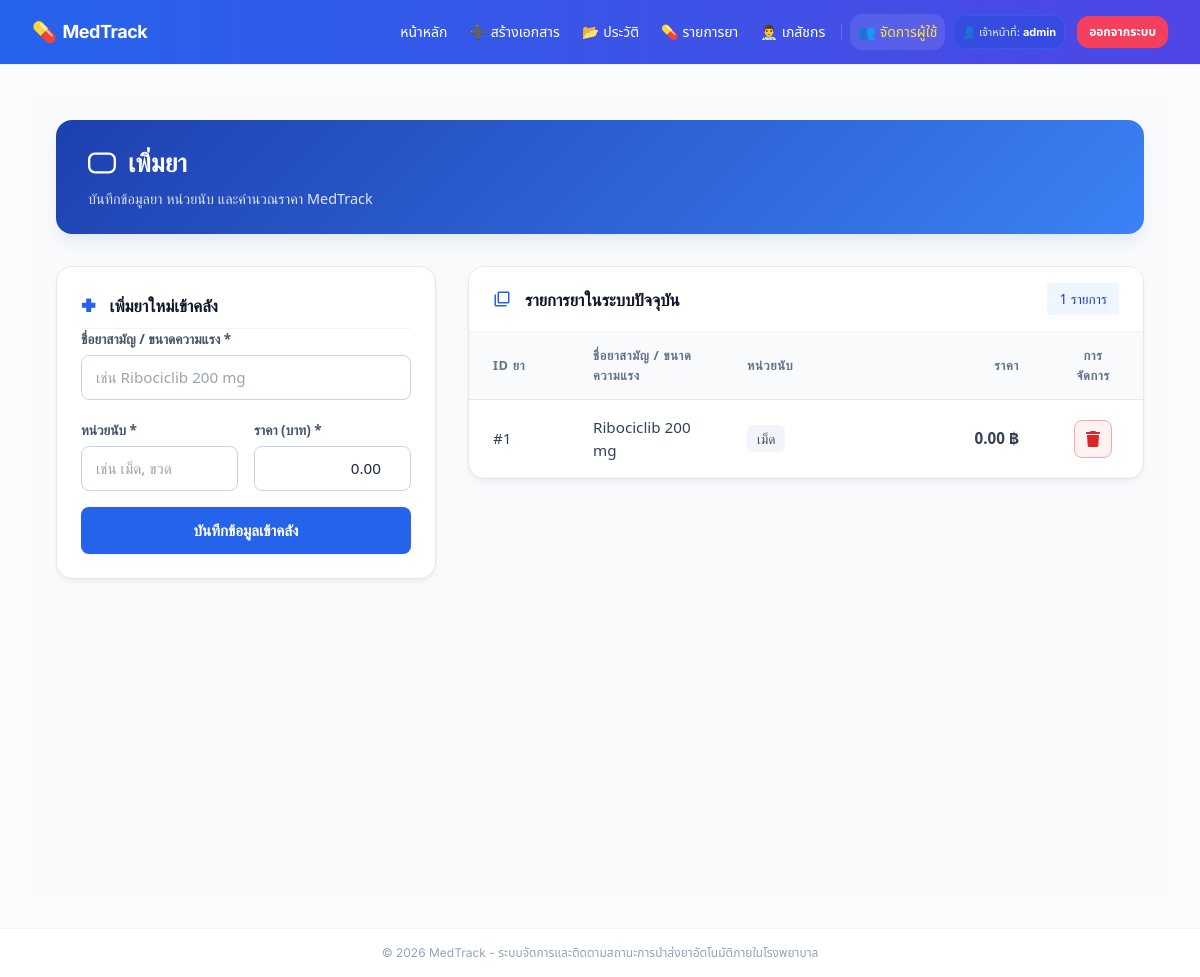
The app's page /medicines (signed in) with its own data.
### models.py (models this page shows)
class User(Base):
    __tablename__ = "users"
    id = Column(Integer, primary_key=True, index=True)
    username = Column(String, unique=True, index=True, nullable=False)
    password = Column(String, nullable=False)
    role = Column(String, default="user", nullable=False)
    documents = relationship("Document", back_populates="user")

class Medicine(Base):
    __tablename__ = "medicines"
    id = Column(Integer, primary_key=True, index=True)
    code = Column(String, unique=True, index=True, nullable=True)   # รหัสยา
    name = Column(String, nullable=False)                           # ชื่อยา
    unit = Column(String, nullable=False, default="เม็ด")           # หน่วย
    price = Column(Float, default=0.0, nullable=False)              # ราคาต่อหน่วย
    created_at = Column(DateTime, default=datetime.now)
    items = relationship("DocumentItem", back_populates="medicine")

### main.py (the view)
@app.get("/medicines", response_class=HTMLResponse)
def medicines_get(request: Request, db: Session = Depends(database.get_db)):
    user, response = check_auth(request, db, allowed_roles=["admin", "user"])
    if response:
        return response
    meds = db.query(models.Medicine).order_by(models.Medicine.name).all()
    return templates.TemplateResponse(
        request=request,
        name="medicines.html",
        context={"user": user, "medicines": meds}
    )

### templates/medicines.html (shortened to what this page needs)
{% extends "base.html" %}
{% block content %}
<div class="med-manager-wrapper">
    <div class="med-main-banner">
        <h2>
            <svg style="width: 28px; height: 28px; fill: currentColor;" viewBox="0 0 24 24">
                <path d="M6 3h12a6 6 0 0 1 6 6v6a6 6 0 0 1-6 6H6a6 6 0 0 1-6-6V9a6 6 0 0 1 6-6zm0 2a4 4 0 0 0-4 4v3h20V9a4 4 0 0 0-4-4H6zm12 14a4 4 0 0 0 4-4v-3H2v3a4 4 0 0 0 4 4h12z"/>
            </svg>
            เพิ่มยา
        </h2>
        <p>บันทึกข้อมูลยา หน่วยนับ และคำนวณราคา MedTrack</p>
    </div>
    <div class="med-grid-layout">
        <div class="med-premium-card card-inside-padding">
            <h5 class="card-header-title mb-4 pb-2" style="border-bottom: 1px solid #f1f5f9; width: 100%;">
                <span style="color: #2563eb; font-size: 1.2rem; margin-right: 6px;">✚</span> เพิ่มยาใหม่เข้าคลัง
            </h5>
            <form action="/medicines/add" method="post" style="margin: 0;">
                <div class="form-block">
                    <label class="form-block-label">ชื่อยาสามัญ / ขนาดความแรง *</label>
                    <input type="text" name="name" class="input-premium-style" placeholder="เช่น Ribociclib 200 mg" required autocomplete="off">
                </div>
                <div class="row-flex-gap mb-4">
                    <div class="col-half">
                        <label class="form-block-label">หน่วยนับ *</label>
                        <input type="text" name="unit" class="input-premium-style" placeholder="เช่น เม็ด, ขวด" required autocomplete="off">
                    </div>
                    <div class="col-half">
                        <label class="form-block-label">ราคา (บาท) *</label>
                        <input type="number" name="price" step="0.01" min="0" class="input-premium-style text-end" value="0.00" required>
                    </div>
                </div>
                <button type="submit" class="btn-submit-full shadow-sm">
                    บันทึกข้อมูลเข้าคลัง
                </button>
            </form>
        </div>
        <div class="med-premium-card">
            <div class="card-header-flex">
                <h5 class="card-header-title">
                    <svg style="width: 18px; height: 18px; fill: #2563eb; margin-right: 6px;" viewBox="0 0 24 24">
                        <path d="M4 6H2v14c0 1.1.9 2 2 2h14v-2H4V6zm16-4H8c-1.1 0-2 .9-2 2v12c0 1.1.9 2 2 2h12c1.1 0 2-.9 2-2V4c0-1.1-.9-2-2-2zm0 14H8V4h12v12z"/>
                    </svg>
                    รายการยาในระบบปัจจุบัน
                </h5>
                <span class="badge rounded-pill fw-semibold" style="background-color: #eff6ff; color: #1e40af; padding: 6px 12px; font-size: 0.85rem;">
                    {{ medicines|length }} รายการ
                </span>
            </div>
            <div class="table-container-fixed">
                <table class="table-med-fixed">
                    <thead>
                        <tr>
                            <th style="width: 100px;">ID ยา</th>
                            <th>ชื่อยาสามัญ / ขนาดความแรง</th>
                            <th style="width: 140px;">หน่วยนับ</th>
                            <th style="width: 180px;" class="text-end">ราคา</th>
                            <th style="width: 100px;" class="text-center">การจัดการ</th>
                        </tr>
                    </thead>
                    <tbody>
                        {% if medicines %}
                            {% for med in medicines %}
                            <tr>
                                <td class="text-muted font-monospace">#{{ med.id }}</td>
                                <td>
                                    <span class="fw-bold text-dark d-block">{{ med.name }}</span>
                                </td>
                                <td><span class="unit-pill">{{ med.unit }}</span></td>
                                <td class="text-end price-bold-text text-primary">
                                    {{ "{:,.2f}".format(med.price) }} <span class="text-muted fw-normal small">฿</span>
                                </td>
                                <td class="text-center">
                                    <form action="/medicines/delete/{{ med.id }}" method="post" onsubmit="return confirm('คุณต้องการลบยา {{ med.name }} ออกจากคลังใช่หรือไม่?')" style="margin: 0; display: inline-block;">
                                        <button type="submit" class="btn-delete-premium" title="ลบรายการยา">
                                        </button>
                                    </form>
                                </td>
                            </tr>
                            {% endfor %}
                        {% endif %}
                    </tbody>
                </table>
            </div>
        </div>
    </div>
</div>
{% endblock %}

### templates/base.html (shortened to what this page needs)
<!DOCTYPE html>
<html lang="th">
<head>
    <script src="https://cdn.tailwindcss.com"></script>
</head>
<body class="bg-slate-50/60 min-h-screen flex flex-col">
    <nav class="bg-gradient-to-r from-blue-600 to-indigo-600 text-white shadow-sm sticky top-0 z-50">
        <div class="max-w-7xl mx-auto px-3 sm:px-6 lg:px-8">
            <div class="flex justify-between h-16 items-center">
                <div class="flex items-center flex-shrink-0">
                    <a href="/" class="flex items-center gap-1.5 text-base sm:text-lg font-bold tracking-tight text-white hover:opacity-90 transition-opacity">
                        <span class="text-lg sm:text-xl">💊</span>
                        <span>MedTrack</span>
                    </a>
                </div>
                <div class="flex items-center gap-0.5 sm:gap-1.5 text-xs sm:text-sm">
                    <a href="/" class="font-medium px-2 py-2 rounded-xl hover:bg-white/10 transition-colors">หน้าหลัก</a>
                    {% if user %}
                        <a href="/create" class="font-medium px-2 py-2 rounded-xl hover:bg-white/10 transition-colors flex items-center gap-1">
                            <span>➕</span> <span class="hidden sm:inline">สร้างเอกสาร</span>
                        </a>
                        <a href="/history" class="font-medium px-2 py-2 rounded-xl hover:bg-white/10 transition-colors flex items-center gap-1">
                            <span>📂</span> <span class="hidden sm:inline">ประวัติ</span>
                        </a>
                        <a href="/medicines" class="font-medium px-2 py-2 rounded-xl hover:bg-white/10 transition-colors flex items-center gap-1">
                            <span>💊</span> <span class="hidden sm:inline">รายการยา</span>
                        </a>
                        <a href="/pharmacists" class="font-medium px-2 py-2 rounded-xl hover:bg-white/10 transition-colors flex items-center gap-1">
                            <span>👨‍⚕️</span> <span class="hidden sm:inline">เภสัชกร</span>
                        </a>
                        {% if user.role == "admin" %}
                        <a href="/users" class="font-medium px-2 py-2 bg-white/10 text-yellow-300 rounded-xl hover:bg-white/20 transition-colors flex items-center gap-1 flex-shrink-0">
                            <span>👥</span> <span class="hidden md:inline">จัดการผู้ใช้</span><span class="md:hidden">ผู้ใช้</span>
                        </a>
                        {% endif %}
                        <div class="flex items-center gap-1.5 sm:gap-3 pl-0.5">
                            <span class="text-[11px] bg-blue-700/40 border border-blue-500/30 px-2 py-1.5 rounded-xl font-medium text-blue-100 hidden lg:inline-block">
                                👤 เจ้าหน้าที่: <span class="text-white font-bold">{{ user.username }}</span>
                            </span>
                            <form action="/logout" method="post" class="inline m-0">
                                <button type="submit" class="inline-flex items-center justify-center bg-rose-500 hover:bg-rose-600 text-white font-semibold px-2.5 sm:px-3 py-2 rounded-xl text-xs shadow-sm shadow-rose-600/10 transition-all active:scale-95">
                                    ออกจากระบบ
                                </button>
                            </form>
                        </div>
                    {% else %}
                        <div class="h-5 w-[1px] bg-white/20 mx-1 sm:mx-2"></div>
                        <a href="/login" class="inline-flex items-center justify-center bg-emerald-500 hover:bg-emerald-600 text-white font-bold px-3 sm:px-4 py-2 rounded-xl text-xs shadow-sm transition-all active:scale-95">
                            เข้าสู่ระบบ
                        </a>
                    {% endif %}
                </div>
            </div>
        </div>
    </nav>
    <main class="flex-grow max-w-7xl w-full mx-auto px-4 sm:px-6 lg:px-8 py-6 sm:py-8">
        {% block content %}{% endblock %}
    </main>
    <footer class="bg-white border-t border-slate-100 py-4 text-center text-[11px] sm:text-xs text-slate-400 mt-auto">
        <p>&copy; 2026 MedTrack - ระบบจัดการและติดตามสถานะการนำส่งยาอัตโนมัติภายในโรงพยาบาล</p>
    </footer>
</body>
</html>

### templates/base.html (style rules this page uses)
body { font-family: 'Inter', 'Noto Sans Thai', sans-serif; }

### templates/medicines.html (style rules this page uses)
.med-manager-wrapper { padding: 24px; max-width: 1440px; margin: 0 auto; font-family: system-ui, -apple-system, sans-serif; background-color: #f8fafc; min-height: 100vh; }
.med-main-banner { background: linear-gradient(135deg, #1e40af 0%, #3b82f6 100%); color: #ffffff; border-radius: 16px; padding: 24px 32px; margin-bottom: 32px; box-shadow: 0 10px 15px -3px rgba(30, 64, 175, 0.1); }
.med-main-banner h2 { font-size: 1.6rem; font-weight: 700; margin: 0; display: flex; align-items: center; gap: 12px; }
.med-main-banner p { margin: 6px 0 0 0; font-size: 0.9rem; opacity: 0.85; }
.med-grid-layout { display: grid; grid-template-columns: 380px 1fr; gap: 32px; align-items: start; }
.med-premium-card { background: #ffffff; border: 1px solid #e2e8f0; border-radius: 16px; box-shadow: 0 4px 6px -1px rgba(0, 0, 0, 0.05); overflow: hidden; }
.card-inside-padding { padding: 24px; }
.card-header-flex { padding: 16px 24px; border-bottom: 1px solid #f1f5f9; display: flex; align-items: center; justify-content: space-between; background: #ffffff; }
.card-header-title { font-size: 1.05rem; font-weight: 700; color: #0f172a; margin: 0; display: flex; align-items: center; gap: 8px; }
.form-block { margin-bottom: 20px; }
.form-block-label { display: block; font-size: 0.85rem; font-weight: 600; color: #475569; margin-bottom: 6px; }
.input-premium-style { width: 100%; box-sizing: border-box; border: 1px solid #cbd5e1; border-radius: 8px; padding: 10px 14px; font-size: 0.95rem; color: #1e293b; transition: all 0.2s ease; }
.row-flex-gap { display: flex; gap: 16px; }
.row-flex-gap .col-half { flex: 1; }
.table-container-fixed { width: 100%; overflow-x: auto; }
.table-med-fixed { width: 100%; border-collapse: collapse; text-align: left; }
.table-med-fixed th { background-color: #f8fafc; color: #64748b; font-weight: 600; font-size: 0.8rem; text-transform: uppercase; letter-spacing: 0.05em; padding: 14px 24px; border-bottom: 1px solid #e2e8f0; }
.table-med-fixed td { padding: 16px 24px; border-bottom: 1px solid #f1f5f9; color: #334155; font-size: 0.95rem; vertical-align: middle; }
.unit-pill { background-color: #f1f5f9; color: #475569; font-weight: 500; padding: 4px 10px; border-radius: 6px; font-size: 0.85rem; }
.price-bold-text { font-weight: 700; color: #1e293b; }
.btn-submit-full { width: 100%; background-color: #2563eb; color: #ffffff; border: none; border-radius: 8px; padding: 12px; font-size: 0.95rem; font-weight: 600; cursor: pointer; transition: background-color 0.2s; display: flex; align-items: center; justify-content: center; gap: 6px; }
.btn-delete-premium { display: inline-flex; align-items: center; justify-content: center; width: 38px; height: 38px; background-color: #fef2f2; border: 1px solid #fca5a5; color: #dc2626; border-radius: 8px; cursor: pointer; transition: all 0.2s; padding: 0; }
.btn-delete-premium svg { width: 16px; height: 16px; fill: currentColor; }

### records on screen
User: username "admin"
Medicine: id "1", name "Ribociclib 200 mg", unit "เม็ด", price "0.00"

### other values on screen
{{ medicines|length }} "1"
